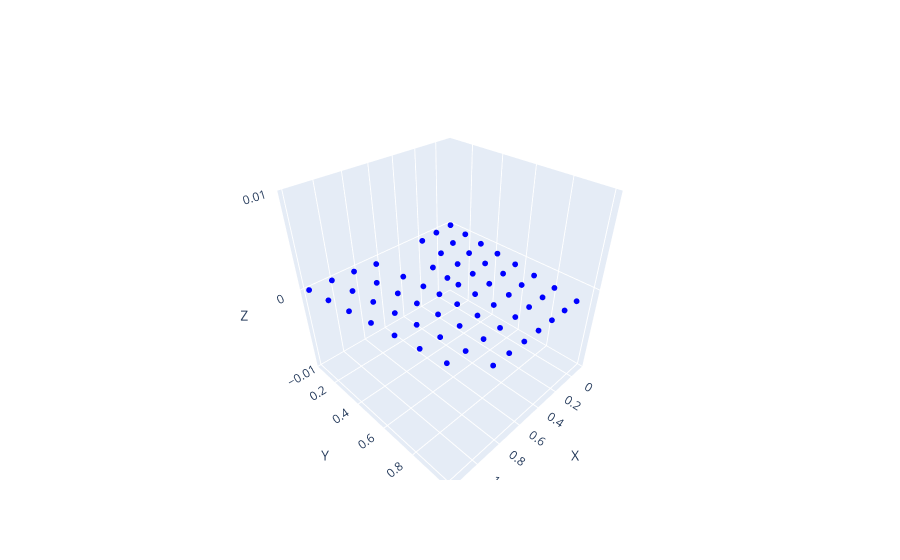

This figure's notebook cell:
### Code cell
visualize_csv_output_vector(csv_dir + shape_csv, original_point=False)
